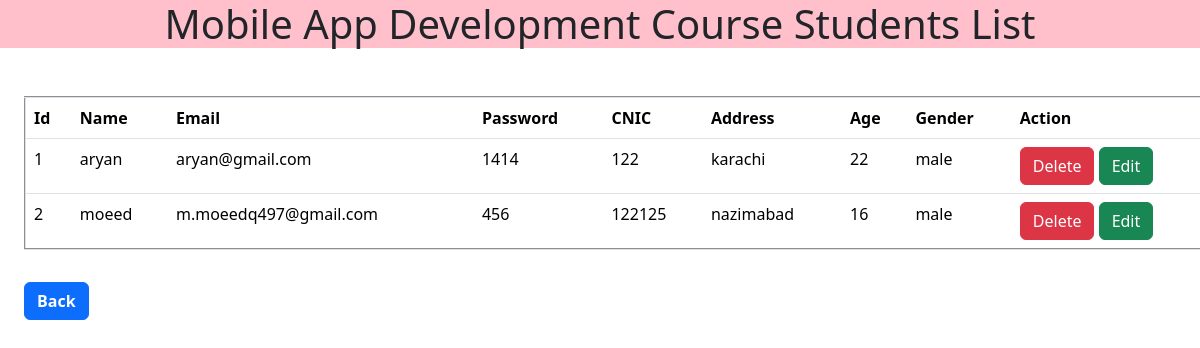
The page /mobile.php on the database its author committed.
### tables this page shows
CREATE TABLE `students` (
  `id` int(11) NOT NULL,
  `name` varchar(255) DEFAULT NULL,
  `email` varchar(255) DEFAULT NULL,
  `password` varchar(255) DEFAULT NULL,
  `CNIC` varchar(255) DEFAULT NULL,
  `address` varchar(255) DEFAULT NULL,
  `age` int(11) DEFAULT NULL,
  `gender` varchar(255) DEFAULT NULL,
  `role` varchar(255) DEFAULT NULL,
  `status` varchar(255) DEFAULT 'unverified',
  `date` timestamp NOT NULL DEFAULT current_timestamp() ON UPDATE current_timestamp(),
  `course_id` int(11) NOT NULL
);

### mobile.php (the view, shortened to what this page needs)
<?php
$con = mysqli_connect("localhost", "root", "", "join_checking");
$course_name = 'mobile_app';
?>
<!doctype html>
<html lang="en">
<head>
    <link href="https://cdn.jsdelivr.net/npm/bootstrap@5.0.2/dist/css/bootstrap.min.css" rel="stylesheet">
    <link rel="stylesheet" href="css/bootstrap.min.css">
</head>
<body>
<center><h1 style="background-color: pink;">Mobile App Development Course Students List</h1></center>
<table class="table mt-5 m-4" border="2px">
    <tr>
        <th>Id</th>
        <th>Name</th>
        <th>Email</th>
        <th>Password</th>
        <th>CNIC</th>
        <th>Address</th>
        <th>Age</th>
        <th>Gender</th>
        <th>Action</th>
    </tr>
<?php
$query = mysqli_query($con, "SELECT students.*, course.Course_name
                             FROM students
                             JOIN course ON students.course_id = course.id
                             WHERE course.Course_name = '$course_name'");
if (mysqli_num_rows($query) > 0) {
    $sno = 1;
    foreach ($query as $data) {
        ?>
        <tr>
            <td><?php echo $sno ?></td>
            <td><?php echo $data['name']?></td>
            <td><?php echo $data['email']?></td>
            <td><?php echo $data['password']?></td>
            <td><?php echo $data['CNIC']?></td>
            <td><?php echo $data['address']?></td>
            <td><?php echo $data['age']?></td>
            <td><?php echo $data['gender']?></td>
            <td>
                <button class="btn btn-danger"
                data-bs-toggle="modal" data-bs-target="#deleteUser_<?php echo $data['id'] ?>">
                Delete</button>
                <button class="btn btn-success" data-bs-toggle="modal"
                data-bs-target="#editUser_<?php echo $data['id'] ?>">Edit</button>
            </td>
        </tr>
        <?php
        $sno++;
    }
} else {
    ?>
    <tr>
        <td colspan="10">Data Not Available Yet!</td>
    </tr>
    <?php
}
?>
</table>
<form>
    <button class="btn btn-primary m-4 mt-2" type="button">
        <a href="tpublic.php?student-list" style="text-decoration: none; color: white; font-weight: bold;">Back</a>
    </button>
</form>
</body>
</html>

### rows shown on the page
students: name "aryan", email "aryan@gmail.com", password "1414", CNIC "122", address "karachi", age "22", gender "male"
students: name "moeed", email "m.moeedq497@gmail.com", password "456", CNIC "122125", address "nazimabad", age "16", gender "male"
